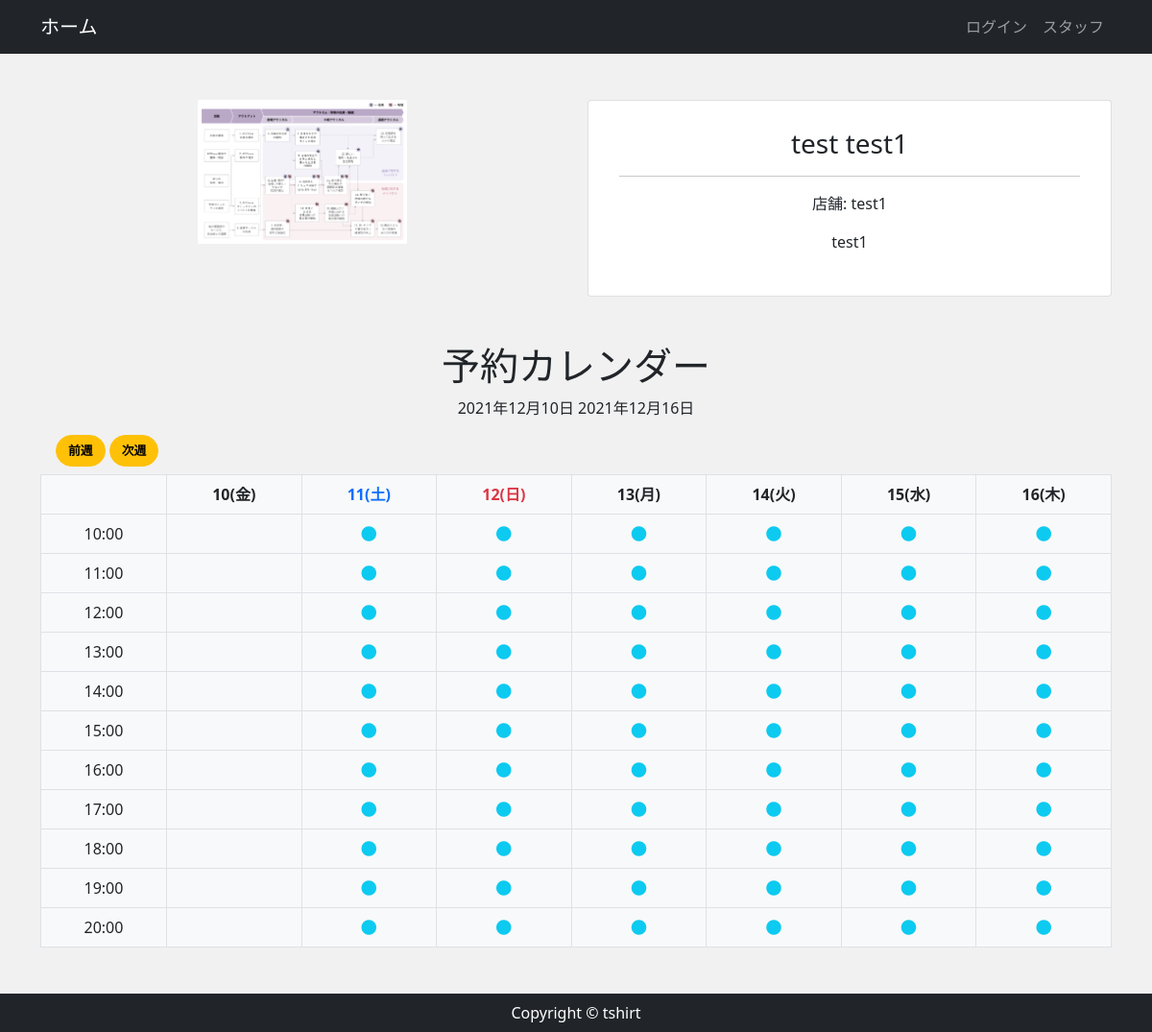
/calendar/1, run on an earlier commit of the app's database.
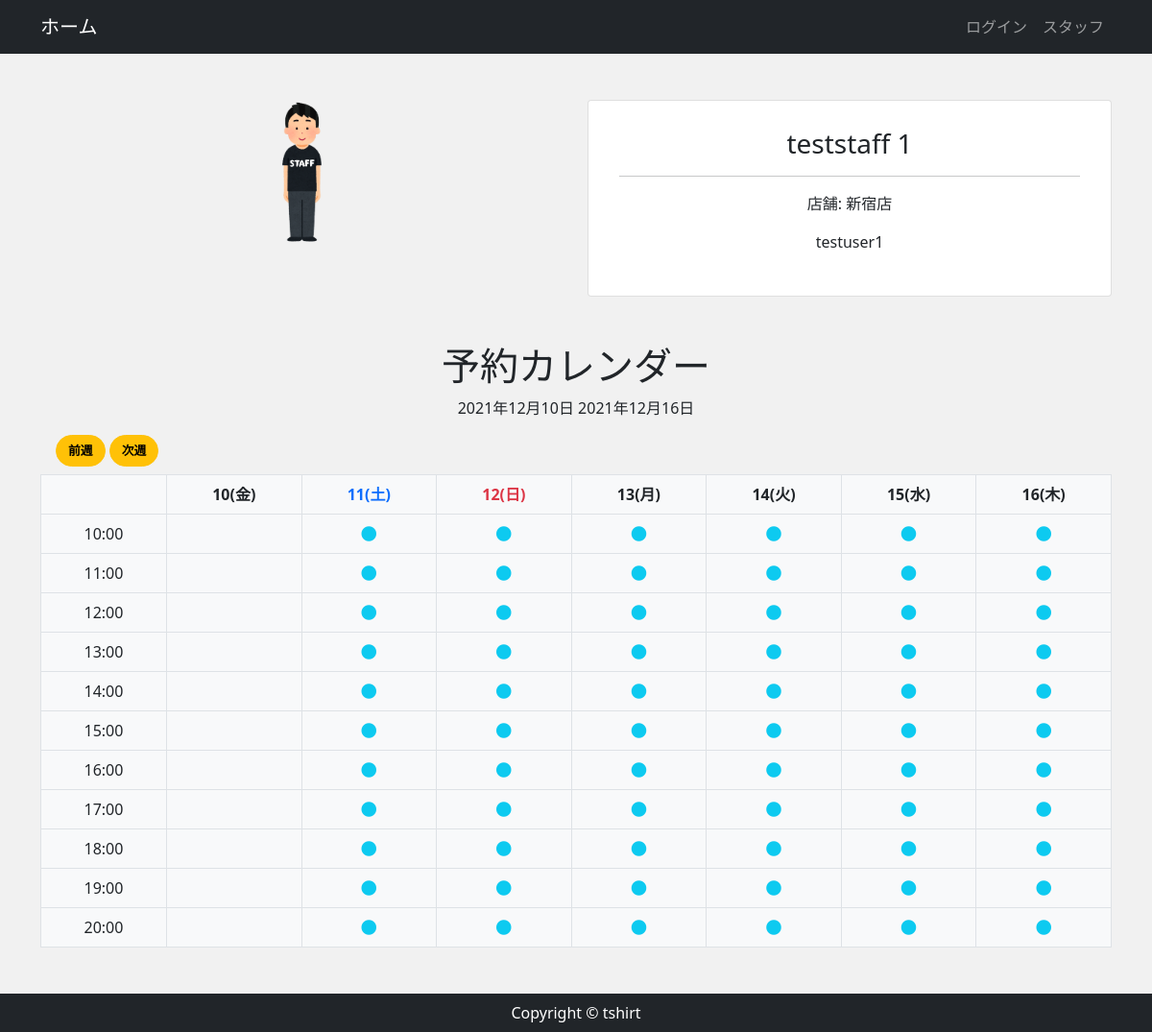
And on a later commit of the database.
### app/models.py (models this page shows, shortened)
class Staff(models.Model):
  user = models.OneToOneField(CustomUser, verbose_name='スタッフ', on_delete=models.CASCADE)
  store = models.ForeignKey(Store, verbose_name='店舗', on_delete=models.CASCADE)

class Store(models.Model):
  name = models.CharField('店舗', max_length=100)
  address = models.CharField('住所', max_length=100, null=True, blank=True)
  tel = models.CharField('電話番号', max_length=100, null=True, blank=True)
  description = models.TextField('説明', default='', blank=True)
  image = models.ImageField(upload_to='images', verbose_name='イメージ画像', null=True, blank=True)

### accounts/models.py (models this page shows, shortened)
class CustomUser(AbstractBaseUser, PermissionsMixin):
    email = models.EmailField('メールアドレス', unique=True)
    first_name = models.CharField(('姓'), max_length=30,)
    last_name = models.CharField(('名'), max_length=150,)
    created = models.DateField('入会日', default=timezone.now)
    description= models.TextField('自己紹介', default="", blank=True)
    image= models.ImageField(upload_to='images', verbose_name='プロフィール画像', null=True, blank=True)
    is_staff = models.BooleanField(
        ('staff status'),
        default=False,
        help_text=('Designates whether the user can log into this admin site.'),
    )
    is_active = models.BooleanField(
        ('active'),
        default=True,
        help_text=(
            'Designates whether this user should be treated as active. '
            'Unselect this instead of deleting accounts.'
        ),
    )
    objects = UserManager()
    EMAIL_FIELD = 'email'
    USERNAME_FIELD = 'email'
    REQUIRED_FIELDS = []
    class Meta:
        verbose_name = ('user')
        verbose_name_plural = ('users')

### app/views.py (the view)
# urls.py: path('calendar/<int:pk>', views.CalendarView.as_view(), name='calendar'),
class CalendarView(View):
    def get(self, request, *args, **kwargs):
        staff_data = Staff.objects.filter(id=self.kwargs['pk']).select_related('user').select_related('store')[0]
        today = date.today()
        year = self.kwargs.get('year')
        month = self.kwargs.get('month')
        day = self.kwargs.get('day')
        if year and month and day:
            start_date = date(year=year, month=month, day=day)
        else:
            start_date = today
        days = [start_date + timedelta(days=day) for day in range(7)]
        start_day = days[0]
        end_day = days[-1]
        calendar = {}
        for hour in range(10, 21):
            row = {}
            for day in days:
                row[day] = True
            calendar[hour] = row
        start_time = make_aware(datetime.combine(start_day, time(hour=10, minute=0, second=0)))
        end_time = make_aware(datetime.combine(end_day, time(hour=20, minute=0, second=0)))
        booking_data = Booking.objects.filter(staff=staff_data).exclude(Q(start__gt=end_time) | Q(end__lt=start_time))
        for booking in booking_data:
            local_time = localtime(booking.start)
            booking_date = local_time.date()
            booking_hour = local_time.hour
            if (booking_hour in calendar) and (booking_date in calendar[booking_hour]):
                calendar[booking_hour][booking_date] = False
        return render(request, 'app/calendar.html', {
            'staff_data': staff_data,
            'calendar': calendar,
            'days': days,
            'start_day': start_day,
            'end_day': end_day,
            'before': days[0] - timedelta(days=7),
            'next': days[-1] + timedelta(days=1),
            'today': today,
        })

### app/templates/app/calendar.html
{% extends 'app/base.html' %}
{% block content %}
<div class="text-center my-5">
  <div class="row">
    <div class="col-md-6 mb-4 text-center calendar">
      <img src="{{ staff_data.user.image.url }}" alt="staff-image" class="img-fluid">
    </div>
    <div class="col-md-6 mb-5">
      <div class="card">
        <div class="card-body px-2 py-1">
          <div class="p-4 text-left">
            <h3>{{ staff_data.user.first_name }} {{ staff_data.user.last_name }}</h3>
            <hr>
            <p>店舗: {{ staff_data.store.name }}</p>
            <p>{{ staff_data.user.description|linebreaksbr }}</p>
          </div>
        </div>
      </div>
    </div>
  </div>
  <div class="mb-3">
    <h1>予約カレンダー</h1>
    <p>{{ start_day }} {{ end_day }}</p>
  </div>
  <div class="d-flex mb-2">
    <div class="mx-3 mr-auto">
      <a href="{% url 'calendar' staff_data.pk before.year before.month before.day %}" class="btn btn-warning">前週</a>
      <a href="{% url 'calendar' staff_data.pk next.year next.month next.day %}" class="btn btn-warning">次週</a>
    </div>
  </div>
  <div class="">
    <table class="table table-bordered bg-light">
      <thead>
        <tr>
          <th></th>
          {% for day in days %}
            {% if day.weekday == 5 %}
              <th scope="col" class="text-primary">{{ day | date:'d(D)' }}</th>
            {% elif day.weekday == 6 %}
              <th scope="col" class="text-danger">{{ day | date:'d(D)' }}</th>
            {% else %}
              <th scope="col">{{ day | date:'d(D)' }}</th>
            {% endif %}
          {% endfor %}
        </tr>
      </thead>
      <tbody>
        {% for hour, schedules in calendar.items %}
          <tr>
            <td scope="row">{{ hour }}:00</td>
            {% for datetime, book in schedules.items %}
              <td>
                {% if datetime <= today %}
                {% elif book %}
                  <a href="">
                    <i class="fas fa-circle text-info"></i>
                  </a>
                {% else %}
                  <i class="fas fa-times text-danger"></i>
                {% endif %}
              </td>
            {% endfor %}
          </tr>
        {% endfor %}
      </tbody>
    </table>
  </div>
</div>
{% endblock %}

What changed in the data, as far as the page shows it:
changed Staff: user.image: a different picture; user.first_name "test" → "teststaff"; user.last_name "test1" → "1"; store.name "test1" → "新宿店"; user.description "test1" → "testuser1"
